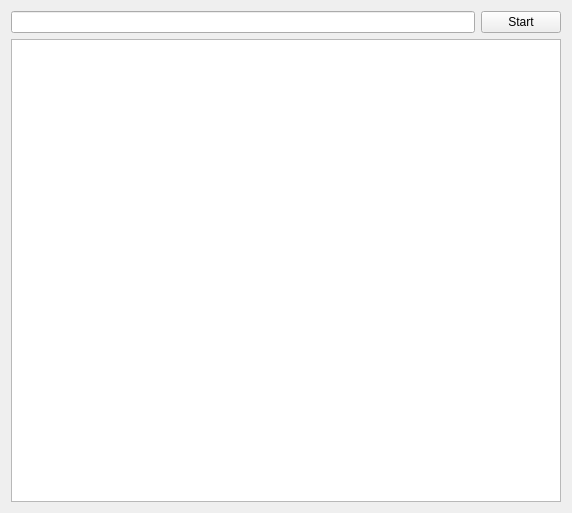
<?xml version="1.0" encoding="UTF-8"?>
<ui version="4.0">
 <class>Widget</class>
 <widget class="QWidget" name="Widget">
  <property name="geometry">
   <rect>
    <x>0</x>
    <y>0</y>
    <width>572</width>
    <height>513</height>
   </rect>
  </property>
  <property name="windowTitle">
   <string>Widget</string>
  </property>
  <layout class="QGridLayout" name="gridLayout">
   <item row="0" column="0">
    <layout class="QHBoxLayout" name="horizontalLayout">
     <item>
      <widget class="QLineEdit" name="editPort"/>
     </item>
     <item>
      <widget class="QPushButton" name="startBotton">
       <property name="text">
        <string>Start</string>
       </property>
      </widget>
     </item>
    </layout>
   </item>
   <item row="1" column="0">
    <widget class="QPlainTextEdit" name="textArea">
     <property name="readOnly">
      <bool>true</bool>
     </property>
    </widget>
   </item>
  </layout>
 </widget>
 <layoutdefault spacing="6" margin="11"/>
 <resources/>
 <connections/>
</ui>
